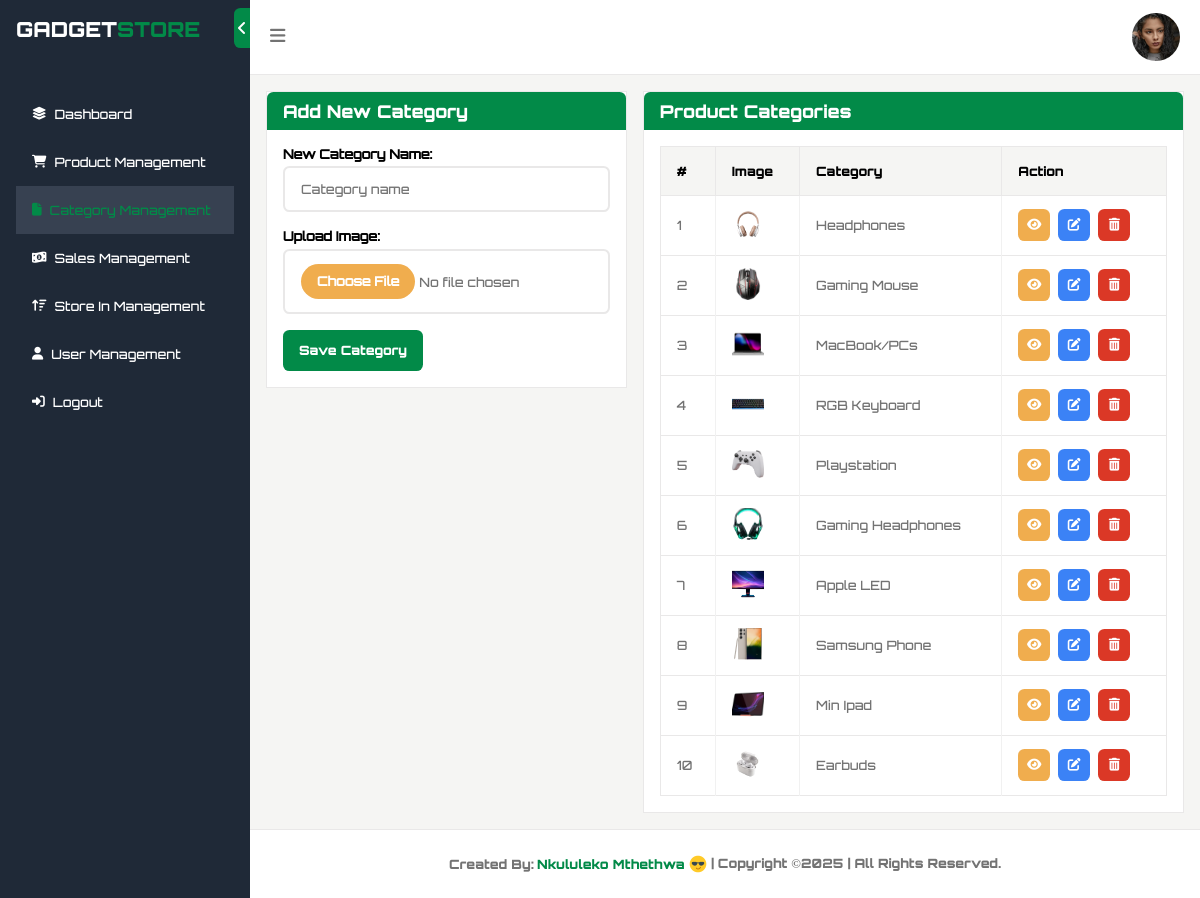
The app's page /admin/category.php (signed in) with its own data.
### tables this page shows
CREATE TABLE `categories` (
  `id` int(10) NOT NULL,
  `category` varchar(30) NOT NULL,
  `photo` varchar(120) NOT NULL,
  `date` datetime(6) NOT NULL DEFAULT current_timestamp(6)
);

### admin/category.php (the view, shortened to what this page needs)
<!DOCTYPE html>
<html lang="en">
<head>
      <link rel="stylesheet" href="../assets/css/all.css">
      <link rel="stylesheet" href="../assets/css/all.min.css">
      <link rel="stylesheet" href="../assets/css/style.css">
</head>
<body>
       <div class="main">
      <?php include("../includes/templates/admin/sidebar.php");?>
      <div class="main-content">
        <?php include("../includes/templates/admin/header.php");?>
        <div class="manage-products">
            <div class="content">
              <div class="box left">
                <div class="text-box">
                    <div class="table-title">
                      <h3>Add New Category</h3>
                    </div>
                    <form action="process.php" class="form" method="post" enctype="multipart/form-data">
                      <label for="">New Category Name:<input type="text" class="textBox" placeholder="Category name" required name="category"></label>
                      <label for="">Upload Image: <input type="file" accept="image/*" class="textBox" name="photo" id=""></textarea></label>
                      <div class="buttons">
                        <input type="submit" value="Save Category" name="new-category" class="btn">
                      </div>
                    </form>
                </div>
              </div>
              <div class="box right">
                <div class="text-box">
                   <div class="table-title">
                    <h3>Product Categories</h3>
                </div>
                  <div class="table-container">
                    <div class="table-content">
                        <table>
                        <thead>
                            <tr>
                                <th>#</th>
                                <th>Image</th>
                                <th>Category</th>
                                <th>Action</th>
                            </tr>
                        </thead>
                       <tbody>
                          <?php
                          include("../includes/db.php");
                          $sql = "SELECT * FROM categories  LIMIT 12";
                          $results = mysqli_query($conn, $sql);
                          while($data = mysqli_fetch_array($results)){
                          ?>
                            <tr>
                               <td><?php echo $data['id']; ?></td>
                              <td><img src="../<?php echo $data['photo']; ?>" alt="" class="image"></td>
                              <td><?php echo $data['category']; ?></td>
                              <td>
                                <div class="buttons">
                                  <i class="fa-solid fa-eye read"></i>
                                  <i class="fa-solid fa-pen-to-square edit"></i>
                                  <i class="fa-solid fa-trash-can delete"></i>
                                </div>
                              </td>
                            </tr>
                          <?php
                          }
                          ?>
                        </tbody>
                    </table>
                    </div>
                </div>
                </div>
              </div>
            </div>
        </div>
      </div>
        <?php include("../includes/templates/admin/footer.php");?>
    </div>
</body>
</html>

### assets/css/style.css (style rules this page uses)
* { margin: 0; padding: 0; box-sizing: border-box; scroll-behavior: smooth; text-decoration: none; list-style: none; }
:root { --primary-color: #028a48; --black: #111; --bg-dark: #1f2937; --white: #fff; --color: #737373; --whiteIsh: #f5f5f3; --nav-hover: #374151; --accent: #3b82f6; --gold: #f0ad4e; --red: #db3826; --pink: #9e0ebb; --teal: #029e91; --transitions: all 400ms ease; --box-shadow: 2px 0 5px rgba(0, 0, 0, 0.3); --border-color: #e9e8e8; --border-radius: 0.4rem; --text-p: --text; --heading-h: --heading; --p-fs: 0.8rem; --h3-fs: 1.1rem; --h2-fs: 1.5rem; }
body { background: var(--whiteIsh); }
h1, h2, h3, h4, h5, h6 { color: var(--black); font-family: var(--heading-h); }
h3 { font-weight: 500; font-size: var(--h3-fs); }
.buttons { display: flex; gap: 0.5rem; }
.buttons .btn { position: relative; display: inline-block; padding: 0.8rem 1rem; border-radius: var(--border-radius); border: none; text-decoration: none; background: var(--primary-color); color: white; font-size: var(--p-fs); font-family: var(--heading-h); outline: none; cursor: pointer; transition: background-color 0.2s ease, box-shadow 0.2s ease; }
.table-title { background: var(--primary-color); padding: 0.5rem 1rem; border-top-left-radius: var(--border-radius); border-top-right-radius: var(--border-radius); }
.table-title h3 { color: var(--white); }
.table-container { padding: 1rem 1rem; }
.table-container .table-content { overflow: scroll; }
.table-container .table-content table { width: 100%; border-collapse: collapse; border: 1px solid var(--border-color); }
.table-container .table-content table thead tr { background: var(--whiteIsh); border: 1px solid var(--border-color); }
.table-container .table-content table thead tr th { padding: 1rem; text-align: left; font-size: var(--p-fs); font-family: var(--heading-h); border-right: 1px solid var(--border-color); font-weight: 600; }
.table-container .table-content table thead tr th:last-child { border-right: none; }
.table-container .table-content table tbody tr { border-bottom: 1px solid var(--border-color); }
.table-container .table-content table tbody tr td { font-size: var(--p-fs); font-family: var(--text-p); color: var(--color); padding: 0.75rem 1rem; border-right: 1px solid #f1f1f1; text-wrap: nowrap; }
.table-container .table-content table tbody tr td:last-child { border-right: none; }
.table-container .table-content table tbody tr td .image { width: 2rem; height: 2rem; -o-object-fit: cover; object-fit: cover; }
.table-container .table-content table tbody tr td .buttons { display: flex; align-items: center; gap: 0.5rem; }
.table-container .table-content table tbody tr td .buttons i { width: 2rem; height: 2rem; color: var(--white); background: var(--gold); display: flex; align-items: center; justify-content: center; cursor: pointer; border-radius: var(--border-radius); }
.table-container .table-content table tbody tr td .buttons i.edit { background: var(--accent); }
.table-container .table-content table tbody tr td .buttons i.delete { background: var(--red); }
.main { margin-left: 250px; display: flex; flex-direction: column; min-height: 100vh; }
.main .main-content { flex-grow: 1; }
.manage-products { padding: 1rem 1rem; height: 100%; }
.manage-products .content { display: flex; gap: 1rem; }
.manage-products .content .box { flex: 1 1 40rem; }
.manage-products .content .box:nth-child(2) { flex-basis: 60rem; }
.manage-products .content .box .text-box { background: var(--white); border: 1px solid var(--border-color); }
.manage-products .content .box .text-box .form { padding: 1rem 1rem; display: flex; flex-direction: column; gap: 1rem; }
.manage-products .content .box .text-box .form label { width: 100%; display: flex; flex-direction: column; gap: 0.3rem; font-size: var(--p-fs); font-family: var(--text-p); font-weight: 800; }
.manage-products .content .box .text-box .form label .textBox { width: 100%; padding: 0.8rem 1rem; outline: none; border: 2px solid var(--border-color); border-radius: var(--border-radius); font-size: var(--p-fs); font-family: var(--text-p); color: var(--color); resize: none; }

### records on screen
categories: id "1", photo (picture), category "Headphones"
categories: id "2", photo (picture), category "Gaming Mouse"
categories: id "3", photo (picture), category "MacBook/PCs"
categories: id "4", photo (picture), category "RGB Keyboard"
categories: id "5", photo (picture), category "Playstation"
categories: id "6", photo (picture), category "Gaming Headphones"
categories: id "7", photo (picture), category "Apple LED"
categories: id "8", photo (picture), category "Samsung Phone"
categories: id "9", photo (picture), category "Min Ipad"
categories: id "10", photo (picture), category "Earbuds"
